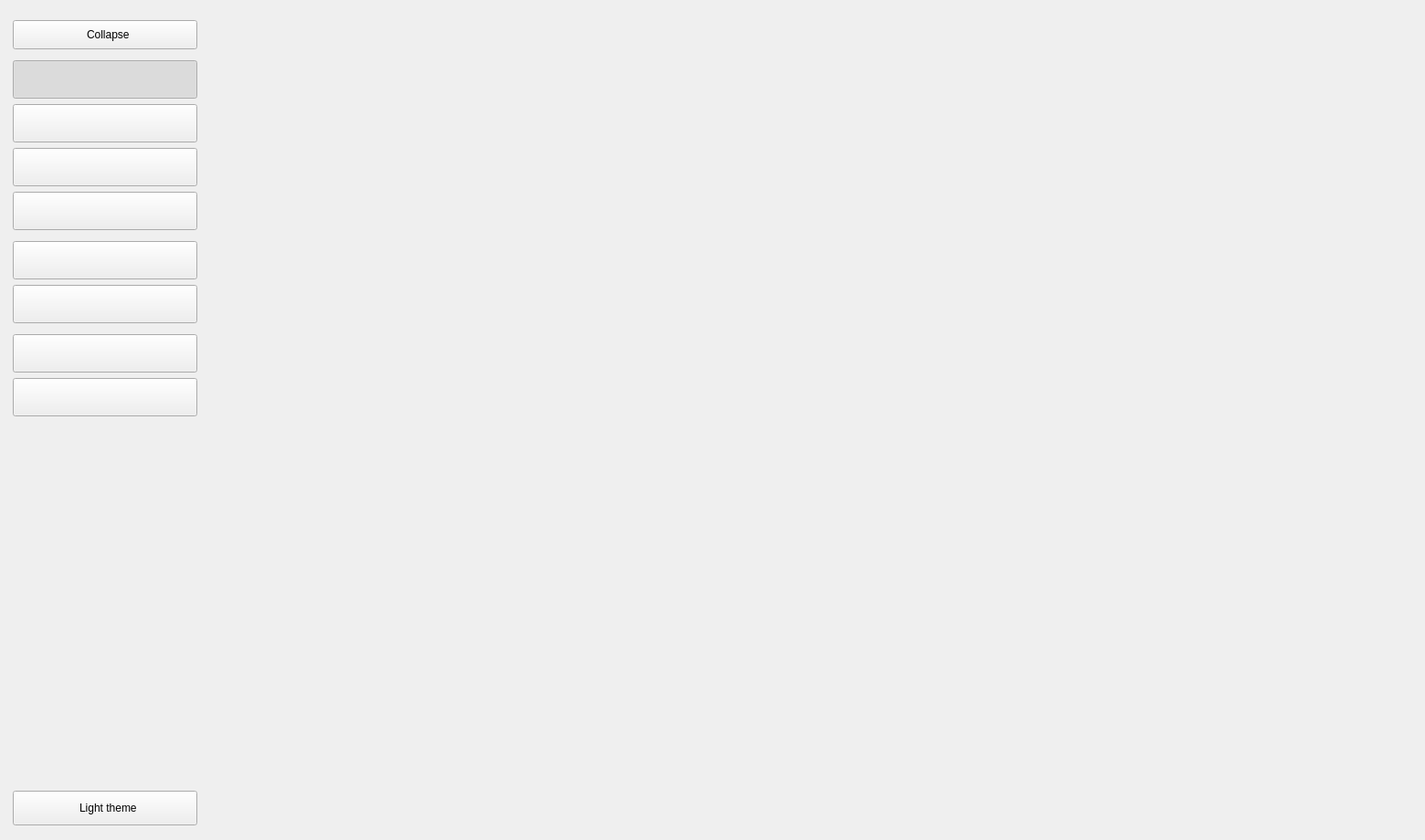
<?xml version="1.0" encoding="UTF-8"?>
<ui version="4.0">
 <class>MainWindow</class>
 <widget class="QCustomQMainWindow" name="MainWindow">
  <property name="geometry">
   <rect><x>0</x><y>0</y><width>1560</width><height>920</height></rect>
  </property>
  <property name="minimumSize">
   <size><width>1120</width><height>680</height></size>
  </property>
  <property name="windowTitle">
   <string>Winning — Analytics (Correct Architecture)</string>
  </property>
  <widget class="QWidget" name="centralwidget">
   <layout class="QHBoxLayout" name="rootLayout">
    <property name="spacing"><number>0</number></property>
    <property name="leftMargin"><number>0</number></property>
    <property name="topMargin"><number>0</number></property>
    <property name="rightMargin"><number>0</number></property>
    <property name="bottomMargin"><number>0</number></property>
    <item>
     <widget class="QCustomSidebar" name="sidebar">
      <property name="minimumSize"><size><width>230</width><height>0</height></size></property>
      <property name="maximumSize"><size><width>230</width><height>16777215</height></size></property>
      <property name="collapsedWidth" stdset="0"><number>72</number></property>
      <property name="expandedWidth" stdset="0"><number>230</number></property>
      <property name="defaultWidth" stdset="0"><number>230</number></property>
      <property name="animationDuration" stdset="0"><number>320</number></property>
      <layout class="QVBoxLayout" name="sidebarLayout">
       <property name="spacing"><number>6</number></property>
       <property name="leftMargin"><number>14</number></property>
       <property name="topMargin"><number>16</number></property>
       <property name="rightMargin"><number>14</number></property>
       <property name="bottomMargin"><number>16</number></property>
       <item>
        <widget class="QCustomSidebarLabel" name="brandLabel">
         <property name="text" stdset="0"><string>Winning</string></property>
         <property name="iconSize" stdset="0"><size><width>24</width><height>24</height></size></property>
        </widget>
       </item>
       <item>
        <widget class="QPushButton" name="sidebarToggle">
         <property name="minimumSize"><size><width>0</width><height>32</height></size></property>
         <property name="text"><string>  Collapse</string></property>
         <property name="iconSize"><size><width>18</width><height>18</height></size></property>
        </widget>
       </item>
       <item>
        <widget class="QCustomSidebarLabel" name="secGeneral">
         <property name="text" stdset="0"><string>GENERAL</string></property>
        </widget>
       </item>
       <item>
        <widget class="QCustomSidebarButton" name="navDashboard">
         <property name="minimumSize"><size><width>0</width><height>42</height></size></property>
         <property name="checkable"><bool>true</bool></property>
         <property name="autoExclusive"><bool>true</bool></property>
         <property name="checked"><bool>true</bool></property>
         <property name="labelText" stdset="0"><string>Dashboard</string></property>
         <property name="iconSize"><size><width>20</width><height>20</height></size></property>
        </widget>
       </item>
       <item>
        <widget class="QCustomSidebarButton" name="navProducts">
         <property name="minimumSize"><size><width>0</width><height>42</height></size></property>
         <property name="checkable"><bool>true</bool></property>
         <property name="autoExclusive"><bool>true</bool></property>
         <property name="labelText" stdset="0"><string>Products</string></property>
         <property name="iconSize"><size><width>20</width><height>20</height></size></property>
        </widget>
       </item>
       <item>
        <widget class="QCustomSidebarButton" name="navOrders">
         <property name="minimumSize"><size><width>0</width><height>42</height></size></property>
         <property name="checkable"><bool>true</bool></property>
         <property name="autoExclusive"><bool>true</bool></property>
         <property name="labelText" stdset="0"><string>Orders</string></property>
         <property name="iconSize"><size><width>20</width><height>20</height></size></property>
        </widget>
       </item>
       <item>
        <widget class="QCustomSidebarButton" name="navCustomers">
         <property name="minimumSize"><size><width>0</width><height>42</height></size></property>
         <property name="checkable"><bool>true</bool></property>
         <property name="autoExclusive"><bool>true</bool></property>
         <property name="labelText" stdset="0"><string>Customers</string></property>
         <property name="iconSize"><size><width>20</width><height>20</height></size></property>
        </widget>
       </item>
       <item>
        <widget class="QCustomSidebarLabel" name="secOther">
         <property name="text" stdset="0"><string>OTHER</string></property>
        </widget>
       </item>
       <item>
        <widget class="QCustomSidebarButton" name="navMarketing">
         <property name="minimumSize"><size><width>0</width><height>42</height></size></property>
         <property name="checkable"><bool>true</bool></property>
         <property name="autoExclusive"><bool>true</bool></property>
         <property name="labelText" stdset="0"><string>Marketing</string></property>
         <property name="iconSize"><size><width>20</width><height>20</height></size></property>
        </widget>
       </item>
       <item>
        <widget class="QCustomSidebarButton" name="navAnalytics">
         <property name="minimumSize"><size><width>0</width><height>42</height></size></property>
         <property name="checkable"><bool>true</bool></property>
         <property name="autoExclusive"><bool>true</bool></property>
         <property name="labelText" stdset="0"><string>Analytics</string></property>
         <property name="iconSize"><size><width>20</width><height>20</height></size></property>
        </widget>
       </item>
       <item>
        <widget class="QCustomSidebarLabel" name="secSupport">
         <property name="text" stdset="0"><string>SUPPORT</string></property>
        </widget>
       </item>
       <item>
        <widget class="QCustomSidebarButton" name="navSettings">
         <property name="minimumSize"><size><width>0</width><height>42</height></size></property>
         <property name="checkable"><bool>true</bool></property>
         <property name="autoExclusive"><bool>true</bool></property>
         <property name="labelText" stdset="0"><string>Settings</string></property>
         <property name="iconSize"><size><width>20</width><height>20</height></size></property>
        </widget>
       </item>
       <item>
        <widget class="QCustomSidebarButton" name="navHelp">
         <property name="minimumSize"><size><width>0</width><height>42</height></size></property>
         <property name="checkable"><bool>true</bool></property>
         <property name="autoExclusive"><bool>true</bool></property>
         <property name="labelText" stdset="0"><string>Help</string></property>
         <property name="iconSize"><size><width>20</width><height>20</height></size></property>
        </widget>
       </item>
       <item>
        <spacer name="sidebarSpacer">
         <property name="orientation"><enum>Qt::Vertical</enum></property>
         <property name="sizeHint" stdset="0"><size><width>20</width><height>40</height></size></property>
        </spacer>
       </item>
       <item>
        <widget class="QPushButton" name="themeToggle">
         <property name="minimumSize"><size><width>0</width><height>38</height></size></property>
         <property name="iconSize"><size><width>18</width><height>18</height></size></property>
         <property name="text"><string>  Light theme</string></property>
        </widget>
       </item>
      </layout>
     </widget>
    </item>
    <item>
     <widget class="QCustomQStackedWidget" name="pageStack">
      <property name="sizePolicy">
       <sizepolicy hsizetype="Expanding" vsizetype="Expanding">
        <horstretch>1</horstretch><verstretch>0</verstretch>
       </sizepolicy>
      </property>
      <property name="slideTransition" stdset="0"><bool>true</bool></property>
      <property name="transitionTime" stdset="0"><number>360</number></property>
      <widget class="QCustomComponentContainer" name="dashboardContainer">
       <property name="filePath" stdset="0"><string>ui/DashboardComponent.ui</string></property>
       <property name="previewComponent" stdset="0"><bool>false</bool></property>
      </widget>
     </widget>
    </item>
   </layout>
  </widget>
 </widget>
 <customwidgets>
  <customwidget>
   <class>QCustomQMainWindow</class>
   <extends>QMainWindow</extends>
   <header>Custom_Widgets.QCustomQMainWindow</header>
   <container>1</container>
  </customwidget>
  <customwidget>
   <class>QCustomSidebar</class>
   <extends>QWidget</extends>
   <header>Custom_Widgets.QCustomSidebar</header>
   <container>1</container>
  </customwidget>
  <customwidget>
   <class>QCustomSidebarLabel</class>
   <extends>QWidget</extends>
   <header>Custom_Widgets.QCustomSidebarLabel</header>
  </customwidget>
  <customwidget>
   <class>QCustomSidebarButton</class>
   <extends>QPushButton</extends>
   <header>Custom_Widgets.QCustomSidebarButton</header>
  </customwidget>
  <customwidget>
   <class>QCustomQStackedWidget</class>
   <extends>QStackedWidget</extends>
   <header>Custom_Widgets.QCustomQStackedWidget</header>
   <container>1</container>
  </customwidget>
  <customwidget>
   <class>QCustomComponentContainer</class>
   <extends>QWidget</extends>
   <header>Custom_Widgets.QCustomComponentContainer</header>
   <container>1</container>
  </customwidget>
 </customwidgets>
 <resources/>
 <connections/>
</ui>
